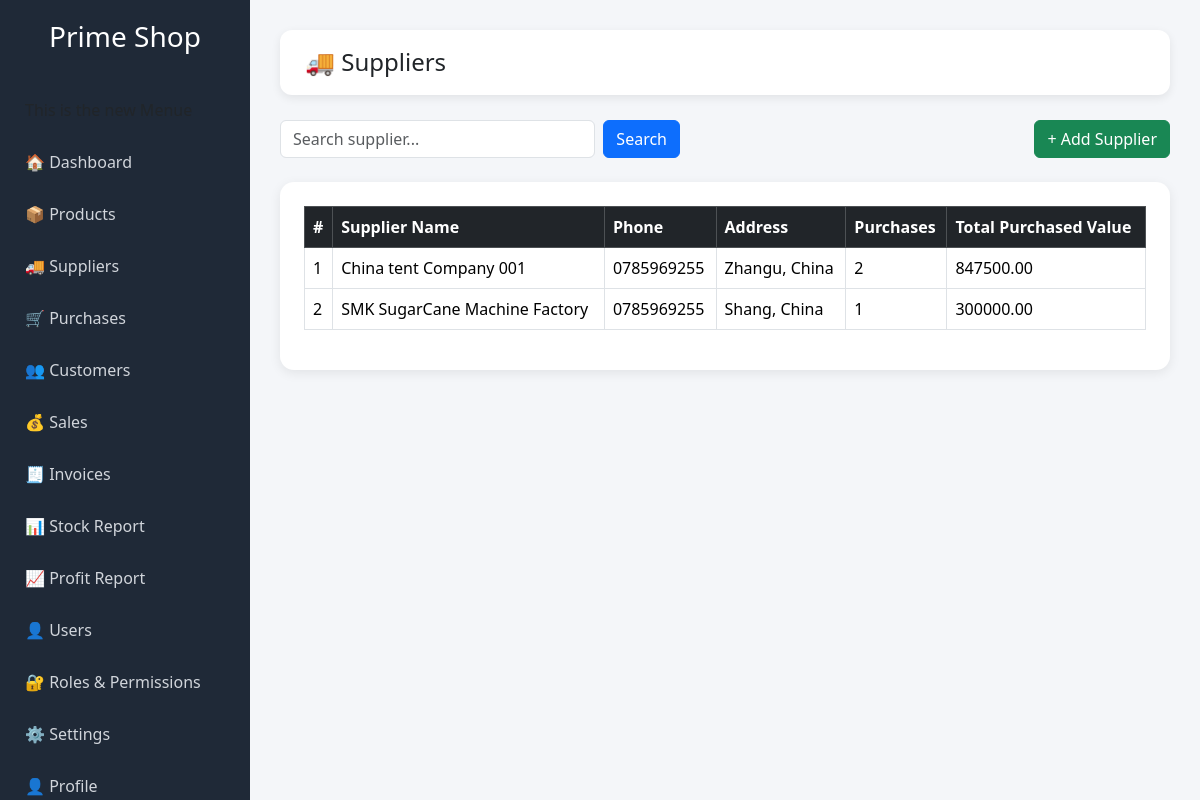
Page /suppliers/ (signed in) on the committed database.
### shop/models.py (models this page shows, shortened)
class Supplier(models.Model):
    name = models.CharField(max_length=150)
    phone = models.CharField(max_length=30, blank=True)
    address = models.TextField(blank=True)

### shop/views.py (the view)
# urls.py: path('suppliers/', views.supplier_list, name='supplier_list'),
@login_required
def supplier_list(request):
    search = request.GET.get('search', '')
    suppliers = Supplier.objects.all()
    if search:
        suppliers = suppliers.filter(name__icontains=search)
    supplier_data = []
    for supplier in suppliers:
        purchases = Purchase.objects.filter(supplier=supplier)
        total_purchases = sum(
            item.total_price()
            for purchase in purchases
            for item in purchase.items.all()
        )
        supplier_data.append({
            'supplier': supplier,
            'purchase_count': purchases.count(),
            'total_purchases': total_purchases,
        })
    return render(request, 'shop/supplier_list.html', {
        'supplier_data': supplier_data,
        'search': search,
    })

### shop/models.py (called while the page is built)
    def total_price(self):
        return self.quantity * self.buying_price

### shop/templates/shop/supplier_list.html (shortened to what this page needs)
{% extends 'shop/base.html' %}
{% block page_title %}
🚚 Suppliers
{% endblock %}
{% block content %}
<div class="d-flex justify-content-between align-items-center mb-4">
    <form method="get" class="d-flex" style="width: 400px;">
        <input
            type="text"
            name="search"
            class="form-control me-2"
            placeholder="Search supplier..."
            value="{{ search }}"
        >
        <button class="btn btn-primary">Search</button>
    </form>
    <a href="/suppliers/add/" class="btn btn-success">
        + Add Supplier
    </a>
</div>
<div class="card card-box p-4">
    <div class="table-responsive">
        <table class="table table-bordered table-hover align-middle">
            <thead class="table-dark">
                <tr>
                    <th>#</th>
                    <th>Supplier Name</th>
                    <th>Phone</th>
                    <th>Address</th>
                    <th>Purchases</th>
                    <th>Total Purchased Value</th>
                </tr>
            </thead>
            <tbody>
                {% for row in supplier_data %}
                <tr>
                    <td>{{ forloop.counter }}</td>
                    <td>{{ row.supplier.name }}</td>
                    <td>{{ row.supplier.phone }}</td>
                    <td>{{ row.supplier.address }}</td>
                    <td>{{ row.purchase_count }}</td>
                    <td>{{ row.total_purchases|floatformat:2 }}</td>
                </tr>
                {% empty %}
                <tr>
                    <td colspan="6" class="text-center text-muted">
                        No suppliers found.
                    </td>
                </tr>
                {% endfor %}
            </tbody>
        </table>
    </div>
</div>
{% endblock %}

### shop/templates/shop/base.html (style rules this page uses)
body { background: #f4f6f9; }
.card-box { border: none; border-radius: 14px; box-shadow: 0 3px 12px rgba(0,0,0,0.08); }

### rows in the picture
Supplier: supplier.name "China tent Company 001", supplier.phone "0785969255", supplier.address "Zhangu, China", purchase_count "2", total_purchases "847500.00"
Supplier: supplier.name "SMK SugarCane Machine Factory", supplier.phone "0785969255", supplier.address "Shang, China", purchase_count "1", total_purchases "300000.00"
